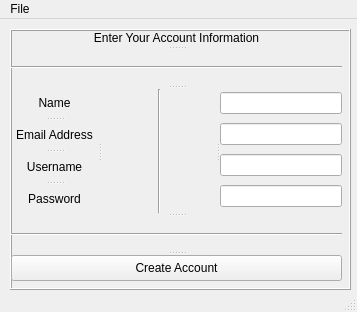
<?xml version="1.0" encoding="UTF-8"?>
<ui version="4.0">
 <class>CreateAccountWindow</class>
 <widget class="QMainWindow" name="CreateAccountWindow">
  <property name="geometry">
   <rect>
    <x>0</x>
    <y>0</y>
    <width>357</width>
    <height>312</height>
   </rect>
  </property>
  <property name="windowTitle">
   <string>Create Account</string>
  </property>
  <widget class="QWidget" name="centralwidget">
   <widget class="QFrame" name="frame">
    <property name="geometry">
     <rect>
      <x>10</x>
      <y>10</y>
      <width>341</width>
      <height>261</height>
     </rect>
    </property>
    <property name="frameShape">
     <enum>QFrame::Box</enum>
    </property>
    <property name="frameShadow">
     <enum>QFrame::Raised</enum>
    </property>
    <widget class="QSplitter" name="splitter_3">
     <property name="geometry">
      <rect>
       <x>1</x>
       <y>1</y>
       <width>331</width>
       <height>251</height>
      </rect>
     </property>
     <property name="orientation">
      <enum>Qt::Vertical</enum>
     </property>
     <widget class="QLabel" name="label_title">
      <property name="text">
       <string>Enter Your Account Information</string>
      </property>
      <property name="alignment">
       <set>Qt::AlignCenter</set>
      </property>
     </widget>
     <widget class="Line" name="line">
      <property name="orientation">
       <enum>Qt::Horizontal</enum>
      </property>
     </widget>
     <widget class="QSplitter" name="splitter_2">
      <property name="orientation">
       <enum>Qt::Horizontal</enum>
      </property>
      <widget class="QSplitter" name="splitter">
       <property name="orientation">
        <enum>Qt::Vertical</enum>
       </property>
       <widget class="QLabel" name="label_name">
        <property name="text">
         <string>Name</string>
        </property>
        <property name="alignment">
         <set>Qt::AlignCenter</set>
        </property>
       </widget>
       <widget class="QLabel" name="label_email">
        <property name="text">
         <string>Email Address</string>
        </property>
        <property name="alignment">
         <set>Qt::AlignCenter</set>
        </property>
       </widget>
       <widget class="QLabel" name="label_newusername">
        <property name="text">
         <string>Username</string>
        </property>
        <property name="alignment">
         <set>Qt::AlignCenter</set>
        </property>
       </widget>
       <widget class="QLabel" name="label_newpassword">
        <property name="text">
         <string>Password</string>
        </property>
        <property name="alignment">
         <set>Qt::AlignCenter</set>
        </property>
       </widget>
      </widget>
      <widget class="Line" name="line_2">
       <property name="orientation">
        <enum>Qt::Vertical</enum>
       </property>
      </widget>
      <widget class="QWidget" name="">
       <layout class="QVBoxLayout" name="verticalLayout_2">
        <item>
         <widget class="QLineEdit" name="lineEdit_newname"/>
        </item>
        <item>
         <widget class="QLineEdit" name="lineEdit_newemail"/>
        </item>
        <item>
         <widget class="QLineEdit" name="lineEdit_newusername"/>
        </item>
        <item>
         <widget class="QLineEdit" name="lineEdit_newpassword"/>
        </item>
       </layout>
      </widget>
     </widget>
     <widget class="Line" name="line_3">
      <property name="orientation">
       <enum>Qt::Horizontal</enum>
      </property>
     </widget>
     <widget class="QPushButton" name="pushButton">
      <property name="text">
       <string>Create Account</string>
      </property>
     </widget>
    </widget>
   </widget>
  </widget>
  <widget class="QMenuBar" name="menubar">
   <property name="geometry">
    <rect>
     <x>0</x>
     <y>0</y>
     <width>357</width>
     <height>17</height>
    </rect>
   </property>
   <widget class="QMenu" name="menuFile">
    <property name="title">
     <string>File</string>
    </property>
    <addaction name="actionExit"/>
   </widget>
   <addaction name="menuFile"/>
  </widget>
  <widget class="QStatusBar" name="statusbar"/>
  <action name="actionExit">
   <property name="text">
    <string>Exit</string>
   </property>
  </action>
 </widget>
 <resources/>
 <connections/>
</ui>
